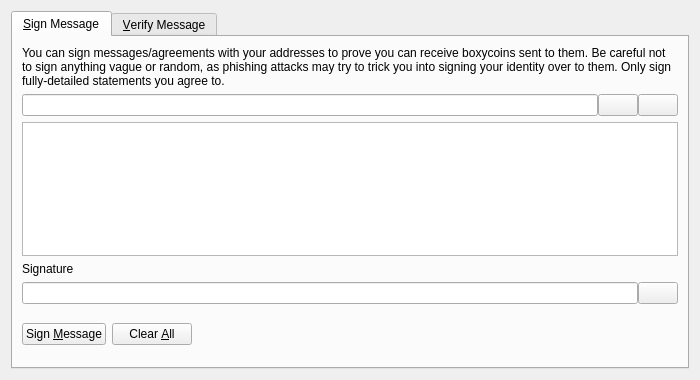
<?xml version="1.0" encoding="UTF-8"?>
<ui version="4.0">
 <class>SignVerifyMessageDialog</class>
 <widget class="QDialog" name="SignVerifyMessageDialog">
  <property name="geometry">
   <rect>
    <x>0</x>
    <y>0</y>
    <width>700</width>
    <height>380</height>
   </rect>
  </property>
  <property name="windowTitle">
   <string>Signatures - Sign / Verify a Message</string>
  </property>
  <property name="modal">
   <bool>true</bool>
  </property>
  <layout class="QVBoxLayout" name="verticalLayout">
   <item>
    <widget class="QTabWidget" name="tabWidget">
     <property name="currentIndex">
      <number>0</number>
     </property>
     <widget class="QWidget" name="tabSignMessage">
      <attribute name="title">
       <string>&amp;Sign Message</string>
      </attribute>
      <layout class="QVBoxLayout" name="verticalLayout_SM">
       <item>
        <widget class="QLabel" name="infoLabel_SM">
         <property name="text">
          <string>You can sign messages/agreements with your addresses to prove you can receive boxycoins sent to them. Be careful not to sign anything vague or random, as phishing attacks may try to trick you into signing your identity over to them. Only sign fully-detailed statements you agree to.</string>
         </property>
         <property name="textFormat">
          <enum>Qt::PlainText</enum>
         </property>
         <property name="wordWrap">
          <bool>true</bool>
         </property>
        </widget>
       </item>
       <item>
        <layout class="QHBoxLayout" name="horizontalLayout_1_SM">
         <property name="spacing">
          <number>0</number>
         </property>
         <item>
          <widget class="QValidatedLineEdit" name="addressIn_SM">
           <property name="toolTip">
            <string>The Boxycoin address to sign the message with</string>
           </property>
          </widget>
         </item>
         <item>
          <widget class="QPushButton" name="addressBookButton_SM">
           <property name="toolTip">
            <string>Choose previously used address</string>
           </property>
           <property name="text">
            <string/>
           </property>
           <property name="icon">
            <iconset resource="../bitcoin.qrc">
             <normaloff>:/icons/address-book</normaloff>:/icons/address-book</iconset>
           </property>
           <property name="shortcut">
            <string>Alt+A</string>
           </property>
           <property name="autoDefault">
            <bool>false</bool>
           </property>
          </widget>
         </item>
         <item>
          <widget class="QPushButton" name="pasteButton_SM">
           <property name="toolTip">
            <string>Paste address from clipboard</string>
           </property>
           <property name="text">
            <string/>
           </property>
           <property name="icon">
            <iconset resource="../bitcoin.qrc">
             <normaloff>:/icons/editpaste</normaloff>:/icons/editpaste</iconset>
           </property>
           <property name="shortcut">
            <string>Alt+P</string>
           </property>
           <property name="autoDefault">
            <bool>false</bool>
           </property>
          </widget>
         </item>
        </layout>
       </item>
       <item>
        <widget class="QPlainTextEdit" name="messageIn_SM">
         <property name="toolTip">
          <string>Enter the message you want to sign here</string>
         </property>
        </widget>
       </item>
       <item>
        <widget class="QLabel" name="signatureLabel_SM">
         <property name="text">
          <string>Signature</string>
         </property>
         <property name="textFormat">
          <enum>Qt::PlainText</enum>
         </property>
        </widget>
       </item>
       <item>
        <layout class="QHBoxLayout" name="horizontalLayout_2_SM">
         <property name="spacing">
          <number>0</number>
         </property>
         <item>
          <widget class="QLineEdit" name="signatureOut_SM">
           <property name="font">
            <font>
             <italic>true</italic>
            </font>
           </property>
           <property name="readOnly">
            <bool>true</bool>
           </property>
          </widget>
         </item>
         <item>
          <widget class="QPushButton" name="copySignatureButton_SM">
           <property name="toolTip">
            <string>Copy the current signature to the system clipboard</string>
           </property>
           <property name="text">
            <string/>
           </property>
           <property name="icon">
            <iconset resource="../bitcoin.qrc">
             <normaloff>:/icons/editcopy</normaloff>:/icons/editcopy</iconset>
           </property>
           <property name="autoDefault">
            <bool>false</bool>
           </property>
          </widget>
         </item>
        </layout>
       </item>
       <item>
        <layout class="QHBoxLayout" name="horizontalLayout_3_SM">
         <item>
          <widget class="QPushButton" name="signMessageButton_SM">
           <property name="toolTip">
            <string>Sign the message to prove you own this Boxycoin address</string>
           </property>
           <property name="text">
            <string>Sign &amp;Message</string>
           </property>
           <property name="icon">
            <iconset resource="../bitcoin.qrc">
             <normaloff>:/icons/edit</normaloff>:/icons/edit</iconset>
           </property>
           <property name="autoDefault">
            <bool>false</bool>
           </property>
          </widget>
         </item>
         <item>
          <widget class="QPushButton" name="clearButton_SM">
           <property name="toolTip">
            <string>Reset all sign message fields</string>
           </property>
           <property name="text">
            <string>Clear &amp;All</string>
           </property>
           <property name="icon">
            <iconset resource="../bitcoin.qrc">
             <normaloff>:/icons/remove</normaloff>:/icons/remove</iconset>
           </property>
           <property name="autoDefault">
            <bool>false</bool>
           </property>
          </widget>
         </item>
         <item>
          <spacer name="horizontalSpacer_1_SM">
           <property name="orientation">
            <enum>Qt::Horizontal</enum>
           </property>
           <property name="sizeHint" stdset="0">
            <size>
             <width>40</width>
             <height>48</height>
            </size>
           </property>
          </spacer>
         </item>
         <item>
          <widget class="QLabel" name="statusLabel_SM">
           <property name="font">
            <font>
             <weight>75</weight>
             <bold>true</bold>
            </font>
           </property>
           <property name="text">
            <string/>
           </property>
           <property name="wordWrap">
            <bool>true</bool>
           </property>
          </widget>
         </item>
         <item>
          <spacer name="horizontalSpacer_2_SM">
           <property name="orientation">
            <enum>Qt::Horizontal</enum>
           </property>
           <property name="sizeHint" stdset="0">
            <size>
             <width>40</width>
             <height>48</height>
            </size>
           </property>
          </spacer>
         </item>
        </layout>
       </item>
      </layout>
     </widget>
     <widget class="QWidget" name="tabVerifyMessage">
      <attribute name="title">
       <string>&amp;Verify Message</string>
      </attribute>
      <layout class="QVBoxLayout" name="verticalLayout_VM">
       <item>
        <widget class="QLabel" name="infoLabel_VM">
         <property name="text">
          <string>Enter the receiver's address, message (ensure you copy line breaks, spaces, tabs, etc. exactly) and signature below to verify the message. Be careful not to read more into the signature than what is in the signed message itself, to avoid being tricked by a man-in-the-middle attack. Note that this only proves the signing party receives with the address, it cannot prove sendership of any transaction!</string>
         </property>
         <property name="textFormat">
          <enum>Qt::PlainText</enum>
         </property>
         <property name="alignment">
          <set>Qt::AlignLeading|Qt::AlignLeft|Qt::AlignTop</set>
         </property>
         <property name="wordWrap">
          <bool>true</bool>
         </property>
        </widget>
       </item>
       <item>
        <layout class="QHBoxLayout" name="horizontalLayout_1_VM">
         <property name="spacing">
          <number>0</number>
         </property>
         <item>
          <widget class="QValidatedLineEdit" name="addressIn_VM">
           <property name="toolTip">
            <string>The Boxycoin address the message was signed with</string>
           </property>
          </widget>
         </item>
         <item>
          <widget class="QPushButton" name="addressBookButton_VM">
           <property name="toolTip">
            <string>Choose previously used address</string>
           </property>
           <property name="text">
            <string/>
           </property>
           <property name="icon">
            <iconset resource="../bitcoin.qrc">
             <normaloff>:/icons/address-book</normaloff>:/icons/address-book</iconset>
           </property>
           <property name="shortcut">
            <string>Alt+A</string>
           </property>
           <property name="autoDefault">
            <bool>false</bool>
           </property>
          </widget>
         </item>
        </layout>
       </item>
       <item>
        <widget class="QPlainTextEdit" name="messageIn_VM"/>
       </item>
       <item>
        <widget class="QValidatedLineEdit" name="signatureIn_VM"/>
       </item>
       <item>
        <layout class="QHBoxLayout" name="horizontalLayout_2_VM">
         <item>
          <widget class="QPushButton" name="verifyMessageButton_VM">
           <property name="toolTip">
            <string>Verify the message to ensure it was signed with the specified Boxycoin address</string>
           </property>
           <property name="text">
            <string>Verify &amp;Message</string>
           </property>
           <property name="icon">
            <iconset resource="../bitcoin.qrc">
             <normaloff>:/icons/transaction_0</normaloff>:/icons/transaction_0</iconset>
           </property>
           <property name="autoDefault">
            <bool>false</bool>
           </property>
          </widget>
         </item>
         <item>
          <widget class="QPushButton" name="clearButton_VM">
           <property name="toolTip">
            <string>Reset all verify message fields</string>
           </property>
           <property name="text">
            <string>Clear &amp;All</string>
           </property>
           <property name="icon">
            <iconset resource="../bitcoin.qrc">
             <normaloff>:/icons/remove</normaloff>:/icons/remove</iconset>
           </property>
           <property name="autoDefault">
            <bool>false</bool>
           </property>
          </widget>
         </item>
         <item>
          <spacer name="horizontalSpacer_1_VM">
           <property name="orientation">
            <enum>Qt::Horizontal</enum>
           </property>
           <property name="sizeHint" stdset="0">
            <size>
             <width>40</width>
             <height>48</height>
            </size>
           </property>
          </spacer>
         </item>
         <item>
          <widget class="QLabel" name="statusLabel_VM">
           <property name="font">
            <font>
             <weight>75</weight>
             <bold>true</bold>
            </font>
           </property>
           <property name="text">
            <string/>
           </property>
           <property name="wordWrap">
            <bool>true</bool>
           </property>
          </widget>
         </item>
         <item>
          <spacer name="horizontalSpacer_2_VM">
           <property name="orientation">
            <enum>Qt::Horizontal</enum>
           </property>
           <property name="sizeHint" stdset="0">
            <size>
             <width>40</width>
             <height>48</height>
            </size>
           </property>
          </spacer>
         </item>
        </layout>
       </item>
      </layout>
     </widget>
    </widget>
   </item>
  </layout>
 </widget>
 <customwidgets>
  <customwidget>
   <class>QValidatedLineEdit</class>
   <extends>QLineEdit</extends>
   <header>qt/qvalidatedlineedit.h</header>
  </customwidget>
 </customwidgets>
 <resources>
  <include location="../bitcoin.qrc"/>
 </resources>
 <connections/>
</ui>
